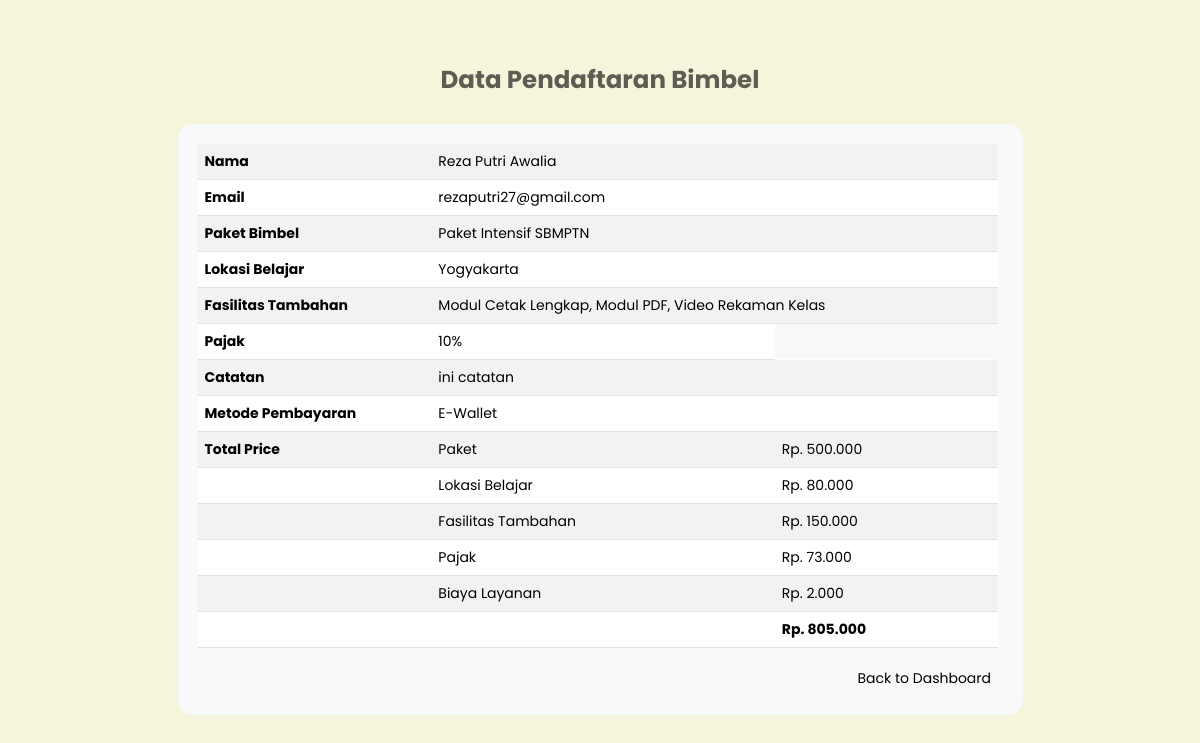
Page /detailData.php?id=11 on the committed database.
### tables this page shows
CREATE TABLE `pendaftar` (
  `id` int(11) NOT NULL,
  `nama` varchar(100) NOT NULL,
  `email` varchar(100) NOT NULL,
  `paket` varchar(50) NOT NULL,
  `fasilitas` text NOT NULL,
  `lokasi` varchar(50) NOT NULL,
  `metode_pembayaran` varchar(50) NOT NULL,
  `catatan` text NOT NULL,
  `harga_paket` int(11) NOT NULL,
  `harga_cabang` int(11) NOT NULL,
  `total_fasilitas` int(11) NOT NULL,
  `subtotal` int(11) NOT NULL,
  `pajak` int(11) NOT NULL,
  `biaya_admin` int(11) NOT NULL,
  `total_bayar` int(11) NOT NULL,
  `tanggal_daftar` datetime NOT NULL
);

### detailData.php (the view, shortened to what this page needs)
<?php
include 'php/connection.php';
$id = $_GET['id'];
$sql = "SELECT * FROM pendaftar WHERE id = $id";
$query = mysqli_query($connect, $sql);
$data = mysqli_fetch_assoc($query);
?>
<!DOCTYPE html>
<html lang="en">
<head>
    <link rel="stylesheet" href="https://cdnjs.cloudflare.com/ajax/libs/font-awesome/6.5.2/css/all.min.css">
    <link href="https://cdn.jsdelivr.net/npm/bootstrap@5.3.8/dist/css/bootstrap.min.css" rel="stylesheet">
    <link rel="stylesheet" href="css/config.css">
</head>
<body>
    <div class="containerHasil">
        <h3 style="font-weight: bold; margin-bottom: 30px; color: rgba(0, 0, 0, 0.619);">Data Pendaftaran Bimbel</h3>
        <div class="hasilFormDaftar" style="width: 845px;">
            <table class="table table-striped hasilFormDaftar">
                <tr>
                    <td><b>Nama</b></td>
                    <td colspan="2" colspan="2"><?= $data['nama'] ?></td>
                </tr>
                <tr>
                    <td><b>Email</b></td>
                    <td colspan="2"><?= $data['email'] ?></td>
                </tr>
                <tr>
                    <td><b>Paket Bimbel</b></td>
                    <td colspan="2"><?= $data['paket'] ?></td>
                </tr>
                <tr>
                    <td><b>Lokasi Belajar</b></td>
                    <td colspan="2"><?= $data['lokasi'] ?></td>
                </tr>
                <tr>
                    <td><b>Fasilitas Tambahan</b></td>
                    <td colspan="2"><?= $data['fasilitas'] ?></td>
                </tr>
                <tr>
                    <td><b>Pajak</b></td>
                    <td><?= $data['paket'] != "Undefined" ? "10%" : "0%"; ?></td>
                </tr>
                <tr>
                    <td><b>Catatan</b></td>
                    <td colspan="2"><?= $data['catatan'] ?></td>
                </tr>
                <tr>
                    <td><b>Metode Pembayaran</b></td>
                    <td colspan="2"><?= $data['metode_pembayaran'] ?></td>
                </tr>
                <?php if ($data['paket'] != 'Undefined') : ?>
                    <tr>
                        <td><b>Total Price</b></td>
                        <td>Paket </td>
                        <td>Rp. <?= number_format($data['harga_paket'], 0, ',', '.') ?></td>
                    </tr>
                    <tr>
                        <td></td>
                        <td>Lokasi Belajar</td>
                        <td>Rp. <?= number_format($data['harga_cabang'], 0, ',', '.') ?></td>
                    </tr>
                    <tr>
                        <td></td>
                        <td>Fasilitas Tambahan</td>
                        <td>Rp. <?= number_format($data['total_fasilitas'], 0, ',', '.') ?></td>
                    </tr>
                    <tr>
                        <td></td>
                        <td>Pajak</td>
                        <td>Rp. <?= number_format($data['pajak'], 0, ',', '.') ?></td>
                    </tr>
                    <tr>
                        <td></td>
                        <td>Biaya Layanan</td>
                        <td>Rp. <?= number_format($data['biaya_admin'], 0, ',', '.') ?></td>
                    </tr>
                    <tr>
                        <td></td>
                        <td></td>
                        <td><b>Rp. <?= number_format($data['total_bayar'], 0, ',', '.') ?></b></td>
                    </tr>
                <?php endif; ?>
            </table>
            <div class="div-button" style="text-align: right;">
                <a href="index.php"><button type="button" class="btn btn-light">Back to Dashboard</button></a>
            </div>
        </div>
    </div>
</body>
</html>

### css/config.css (style rules this page uses)
body, html { font-size: 14px; }
.containerHasil { min-height: 100vh; display: flex; flex-direction: column; align-items: center; justify-content: center; font-family: 'Poppins'; font-size: 14px; background: beige; padding-top: 30px; padding-bottom: 50px; }
.hasilFormDaftar { width: 800px; padding: 20px; background: #f8f9fa; border-radius: 15px; }

### rows in the picture
pendaftar: nama "Reza Putri Awalia", email "rezaputri27@gmail.com", paket "Paket Intensif SBMPTN", lokasi "Yogyakarta", fasilitas "Modul Cetak Lengkap, Modul PDF, Video Rekaman Kelas", catatan "ini catatan", metode_pembayaran "E-Wallet", harga_paket "500.000", harga_cabang "80.000", total_fasilitas "150.000", pajak "73.000", biaya_admin "2.000", total_bayar "805.000"
